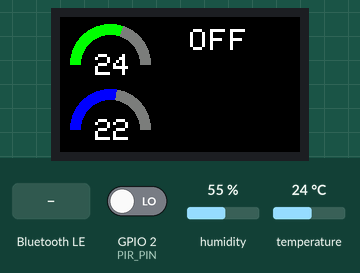
The program below on a simulated ESP32. Parts: 240×135 colour display. The inputs (shaded band) are chosen by the test bench; at power-on: temperature 24 °C, GPIO 2 (PIR_PIN) LOW, humidity 55 %. WiFi joins after 1.5 s; servers stay silent unless stated; uploads are accepted with an empty reply; random numbers use the default seed unless the program sets one; EEPROM starts erased; nothing arrives over Bluetooth unless stated; a phone connects over Bluetooth LE 3 s after start; what the program prints to the serial monitor is not drawn.

Above: at 5.0 s.
5.1 s: temperature set to 12 °C
At 6.8 s:
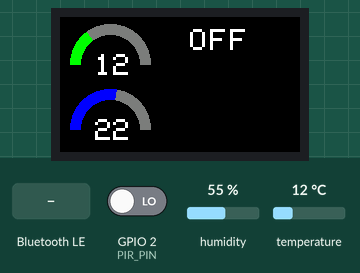
16.4 s: temperature set to 41 °C
At 18.1 s:
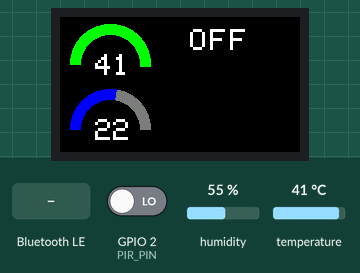
27.7 s: Bluetooth LE write "on" received
At 28.1 s:
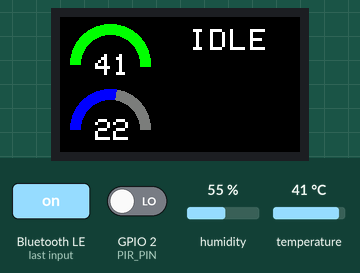
39.0 s: GPIO 2 (PIR_PIN) driven HIGH
At 42.8 s:
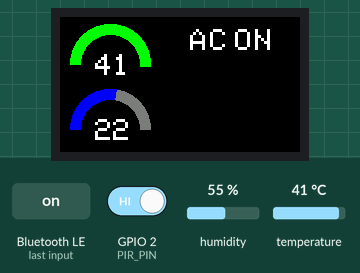
43.4 s: Bluetooth LE write "off" received
At 45.2 s:
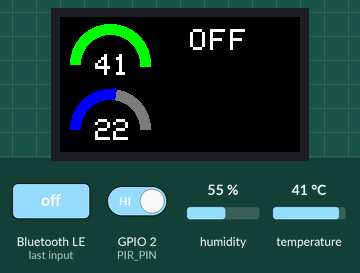
54.7 s: temperature set to 33 °C
At 56.5 s:
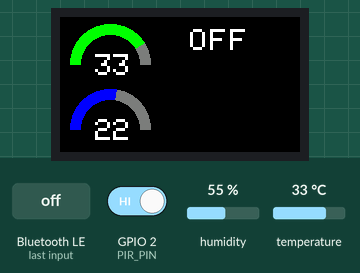
Timing chart, 0 to 58.0 s (numbered marks = the images above; inputs shaded):
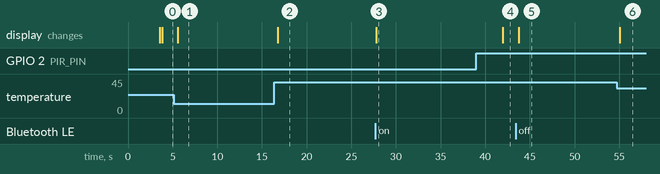

Measured:
- after the input at 5.1 s, the display: changes after 0.45 s (image 1)
- after the input at 16.4 s, the display: changes after 0.36 s (image 2)
- after the input at 27.7 s, the display: changes after 0.07 s (image 3)
- after the input at 43.4 s, the display: changes after 0.37 s (image 5)
- after the input at 54.7 s, the display: changes after 0.38 s (image 6)

The program:

main.cpp
```cpp
#include <Arduino.h>
#include <HttpClient.h>
#include <WiFi.h>
#include <inttypes.h>
#include <stdio.h>

#include "esp_system.h"
#include "freertos/FreeRTOS.h"
#include "freertos/task.h"
#include "nvs.h"
#include "nvs_flash.h"
#include "DHT20.h"
#include <TFT_eSPI.h>       // Include the graphics library
#include <BLEDevice.h>
#include <BLEUtils.h>
#include <BLEServer.h>

#define SERVICE_UUID "4fafc201-1fb5-459e-8fcc-c5c9c331914b"
#define CHARACTERISTIC_UUID "beb5483e-36e1-4688-b7f5-ea07361b26a8"

#define PIR_PIN 2

TFT_eSPI tft = TFT_eSPI();  // Create object "tft"
DHT20 dht;

/*

TODO

- set target temperature - Bluetooth
- user set on/off - Bluetooth
- PID sensing
- LCD Visualization
- Bluetooth commands

*/

const float temp_threshold = 1.1;
float current_temperature = 0.0;
int target_temperature = 22;
bool on_setting = false;
bool ac_on = false;
bool heat_on = false;
bool person_detected = false;
unsigned long person_last_seen = 0;
float low_thresh;
float high_thresh;
bool do_draw = false;
unsigned long last_loop_time = 0;

// Drawing settings
uint16_t temp_color = TFT_GREEN;
uint16_t bg_color = TFT_BLACK;       // This is the background colour used for smoothing (anti-aliasing)

uint16_t temp_x = 0;  // Position of centre of arc
uint16_t temp_y = 0;

uint8_t temp_radius       = 40; // Outer arc radius
uint8_t temp_thickness    = temp_radius / 4;     // Thickness
uint8_t temp_inner_radius = temp_radius - temp_thickness;

// 0 degrees is at 6 o'clock position
uint16_t temp_start_angle = 90; // Start angle must be in range 0 to 360
uint16_t temp_end_angle   = 270; // End angle must be in range 0 to 360

uint16_t goal_start_angle = 90;
uint16_t goal_end_angle = 270;

uint16_t goal_color = TFT_BLUE;
uint16_t goal_x = 0;
uint16_t goal_y = 0;

uint16_t char_start_x = 0;
uint16_t char_start_y = 0;

void set_locations() {
  temp_x = tft.width() / 2 - 70;
  temp_y = tft.height() / 2 - 20;
  goal_x = temp_x;
  goal_y = temp_y + 65;
  char_start_x = tft.width() / 2 + 10;
  char_start_y = temp_y - 35;
}

bool smooth = random(2); // true = smooth sides, false = no smooth sides

// This example downloads the URL "http://arduino.cc/"
char ssid[50]; // your network SSID (name)
char pass[50]; // your network password (use for WPA, or use as key for WEP)
const char kHostname[] = "18.223.20.205";
// Number of milliseconds to wait without receiving any data before we give up
const int kNetworkTimeout = 30 * 1000;
// Number of milliseconds to wait if no data is available before trying again
const int kNetworkDelay = 1000;

void update_thresholds() {
  low_thresh = target_temperature - temp_threshold;
  high_thresh = target_temperature + temp_threshold;
}

void turn_ac_heat_off() {
  heat_on = false;
  ac_on = false;
  do_draw = true;
}

void turn_heat_on() {
  heat_on = true;
  ac_on = false;
  do_draw = true;
}

void turn_ac_on() {
  ac_on = true;
  heat_on = false;
  do_draw = true;
}

float f_to_c(float degrees) {
  return ((degrees - 32) * 5.0) / 9.0;
}

float c_to_f(float degrees) {
  return ((degrees * 9.0) / 5.0) + 32;
}

void draw_current_temperature() {
  float gradient = current_temperature / 40.0;
  float end_location = (gradient * 180.0) + 90.0;
  tft.drawArc(temp_x, temp_y, temp_radius, temp_inner_radius, temp_start_angle, temp_end_angle, TFT_DARKGREY, bg_color, smooth);
  tft.setTextColor(TFT_WHITE);
  tft.drawArc(temp_x, temp_y, temp_radius, temp_inner_radius, temp_start_angle, end_location, temp_color, bg_color, smooth);
  tft.drawNumber(current_temperature,temp_x-temp_thickness-5,temp_y-temp_thickness);
}

void draw_target_temperature() {
  float gradient = target_temperature / 40.0;
  float end_location = (gradient * 180.0) + 90.0;
  tft.drawArc(goal_x, goal_y, temp_radius, temp_inner_radius, goal_start_angle, goal_end_angle, TFT_DARKGREY, bg_color, smooth);
  tft.setTextColor(TFT_WHITE);
  tft.drawArc(goal_x, goal_y, temp_radius, temp_inner_radius, goal_start_angle, end_location, goal_color, bg_color, smooth);
  tft.drawNumber(target_temperature,goal_x-temp_thickness-5,goal_y-temp_thickness);
}

void draw_status() {
  if (ac_on) {
    tft.drawChar('A', char_start_x, char_start_y);
    tft.drawChar('C', char_start_x + 20, char_start_y);
    tft.drawChar('O', char_start_x + 45, char_start_y);
    tft.drawChar('N', char_start_x + 65, char_start_y);
  } else if (heat_on) {
    tft.drawChar('H', char_start_x, char_start_y);
    tft.drawChar('E', char_start_x + 20, char_start_y);
    tft.drawChar('A', char_start_x + 40, char_start_y);
    tft.drawChar('T', char_start_x + 60, char_start_y);
    tft.drawChar('O', char_start_x, char_start_y + 25);
    tft.drawChar('N', char_start_x + 20, char_start_y + 25);
  } else if (on_setting) {
    tft.drawChar('I', char_start_x, char_start_y);
    tft.drawChar('D', char_start_x + 20, char_start_y);
    tft.drawChar('L', char_start_x + 40, char_start_y);
    tft.drawChar('E', char_start_x + 60, char_start_y);
  } else {
    tft.drawChar('O', char_start_x, char_start_y);
    tft.drawChar('F', char_start_x + 20, char_start_y);
    tft.drawChar('F', char_start_x + 40, char_start_y);
  }
}

void draw_screen() {
  tft.fillScreen(TFT_BLACK);
  draw_current_temperature();
  draw_target_temperature();
  draw_status();
}

void target_up() {
  target_temperature++;
  update_thresholds();
  do_draw = true;
}

void target_down() {
  target_temperature--;
  update_thresholds();
  do_draw = true;
}

class MyCallbacks: public BLECharacteristicCallbacks {
  void onWrite(BLECharacteristic *pCharacteristic) {
    std::string value = pCharacteristic->getValue();

    if (value == "on") {
      on_setting = true;
      do_draw = true;
    } else if (value == "off") {
      on_setting = false;
      do_draw = true;
    } else if (value == "up") {
      target_up();
      do_draw = true;
    } else if (value == "down") {
      target_down();
      do_draw = true;
    }

  }
};

void nvs_access() {
  // Initialize NVS
  esp_err_t err = nvs_flash_init();
  if (err == ESP_ERR_NVS_NO_FREE_PAGES || err == ESP_ERR_NVS_NEW_VERSION_FOUND) {
    // NVS partition was truncated and needs to be erased
    // Retry nvs_flash_init
    ESP_ERROR_CHECK(nvs_flash_erase());
    err = nvs_flash_init();
  }
  ESP_ERROR_CHECK(err);

  // Open
  Serial.printf("\n");
  Serial.printf("Opening Non-Volatile Storage (NVS) handle... ");
  nvs_handle_t my_handle;
  err = nvs_open("storage", NVS_READWRITE, &my_handle);
  if (err != ESP_OK) {
    Serial.printf("Error (%s) opening NVS handle!\n", esp_err_to_name(err));
  } else {
    Serial.printf("Done\n");
    Serial.printf("Retrieving SSID/PASSWD\n");
    size_t ssid_len;
    size_t pass_len;
    err = nvs_get_str(my_handle, "ssid", ssid, &ssid_len);
    err |= nvs_get_str(my_handle, "pass", pass, &pass_len);
    switch (err) {
      case ESP_OK:
        Serial.printf("Done\n");
        //Serial.printf("SSID = %s\n", ssid);
        //Serial.printf("PASSWD = %s\n", pass);
        break;
      case ESP_ERR_NVS_NOT_FOUND:
        Serial.printf("The value is not initialized yet!\n");
        break;
      default:
        Serial.printf("Error (%s) reading!\n", esp_err_to_name(err));
      }
  }

  // Close
  nvs_close(my_handle);
}

void setup() {
  Serial.begin(9600);
  delay(1000);
  // Retrieve SSID/PASSWD from flash before anything else
  nvs_access();
  // We start by connecting to a WiFi network
  delay(1000);
  Serial.println();
  Serial.println();
  Serial.print("Connecting to ");
  Serial.println(ssid);
  WiFi.begin(ssid, pass);
  while (WiFi.status() != WL_CONNECTED) {
    delay(500);
    Serial.print(".");
  }
  Serial.println("");
  Serial.println("WiFi connected");
  Serial.println("IP address: ");
  Serial.println(WiFi.localIP());
  Serial.println("MAC address: ");
  Serial.println(WiFi.macAddress());

  BLEDevice::init("Anteater Nest");
  BLEServer *pServer = BLEDevice::createServer();
  BLEService *pService = pServer->createService(SERVICE_UUID);
  BLECharacteristic *pCharacteristic = pService->createCharacteristic(
    CHARACTERISTIC_UUID,
    BLECharacteristic::PROPERTY_READ |
    BLECharacteristic::PROPERTY_WRITE
    );
  pCharacteristic->setCallbacks(new MyCallbacks());
  pCharacteristic->setValue("Send Commands Here");
  pService->start();
  BLEAdvertising *pAdvertising = pServer->getAdvertising();
  pAdvertising->start();

  // My stuff
  pinMode(PIR_PIN, INPUT);
  Wire.begin();
  dht.begin();
  tft.init();
  tft.setRotation(1);
  tft.fillScreen(TFT_BLACK);
  tft.setTextSize(3);
  set_locations();

  update_thresholds();
  dht.read();
  current_temperature = dht.getTemperature();
  draw_screen();
}

void loop() {

  // PIR detection - every 5 sec
  if (millis() - last_loop_time >= 5000) {

    int pir_value = digitalRead(PIR_PIN);
    if (pir_value == HIGH) {
      // person detected
      person_detected = true;
      person_last_seen = millis();
    } else {
      // person not detected
      if (millis() - person_last_seen >= 20000) {
        // buffer in case person comes back soon or something
        person_detected = false;
      }
    }

    last_loop_time = millis();
  }

  // main body - every 1s
  if (millis() - dht.lastRead() >= 1000) {

    dht.read();
    if (current_temperature != dht.getTemperature()) {
      current_temperature = dht.getTemperature();
      do_draw = true;
    }
    Serial.println(current_temperature);

    // check thresholds and change state
    if ((on_setting == false) || (person_detected == false)) {
      turn_ac_heat_off();
    } else if ((on_setting == true) && (low_thresh <= current_temperature) && (current_temperature <= high_thresh)) {
      turn_ac_heat_off();
    } else if ((on_setting == true) && (current_temperature < low_thresh) && (heat_on == false)) {
      turn_heat_on();
    } else if ((on_setting == true) && (current_temperature > high_thresh) && (ac_on == false)) {
      turn_ac_on();
    }

    // http request
    std::string vars = "/submit?temp=" + std::to_string(current_temperature);

    int err = 0;
    WiFiClient c;
    HttpClient http(c);
    //err = http.get(kHostname, kPath);
    err = http.get(kHostname, 5000, vars.c_str(), NULL);
    if (err == 0) {
      Serial.println("startedRequest ok");
      err = http.responseStatusCode();
      if (err >= 0) {
        Serial.print("Got status code: ");
        Serial.println(err);
        // Usually you'd check that the response code is 200 or a
        // similar "success" code (200-299) before carrying on,
        // but we'll print out whatever response we get
        err = http.skipResponseHeaders();
        if (err >= 0) {
          int bodyLen = http.contentLength();
          Serial.print("Content length is: ");
          Serial.println(bodyLen);
          Serial.println();
          Serial.println("Body returned follows:");
          // Now we've got to the body, so we can print it out
          unsigned long timeoutStart = millis();
          char c;
          // Whilst we haven't timed out & haven't reached the end of the body
          while ((http.connected() || http.available()) && ((millis() - timeoutStart) < kNetworkTimeout)) {
            if (http.available()) {
              c = http.read();
              // Print out this character
              Serial.print(c);
              bodyLen--;
              // We read something, reset the timeout counter
              timeoutStart = millis();
            } else {
              // We haven't got any data, so let's pause to allow some to
              // arrive
              delay(kNetworkDelay);
            }
          }
        } else {
          Serial.print("Failed to skip response headers: ");
          Serial.println(err);
        }
      } else {
        Serial.print("Getting response failed: ");
        Serial.println(err);
      }
    } else {
      Serial.print("Connect failed: ");
      Serial.println(err);
    }
    http.stop();
    // And just stop, now that we've tried a download
  }

  // LEAVE THIS AT THE VERY BOTTOM
  if (do_draw == true) {
    draw_screen();
    do_draw = false;
  }
}
```
